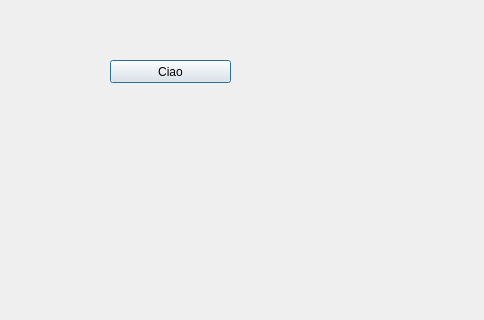
<?xml version="1.0" encoding="UTF-8"?>
<ui version="4.0">
 <class>Dialog</class>
 <widget class="QDialog" name="Dialog">
  <property name="geometry">
   <rect>
    <x>0</x>
    <y>0</y>
    <width>484</width>
    <height>320</height>
   </rect>
  </property>
  <property name="windowTitle">
   <string>Dialog</string>
  </property>
  <widget class="QPushButton" name="Ciao1">
   <property name="geometry">
    <rect>
     <x>110</x>
     <y>60</y>
     <width>121</width>
     <height>23</height>
    </rect>
   </property>
   <property name="text">
    <string>Ciao</string>
   </property>
  </widget>
 </widget>
 <resources/>
 <connections/>
</ui>
